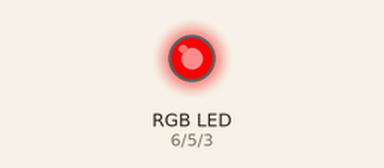
This sketch was run on a simulated Arduino Uno, built with avr-gcc and run on an emulated ATmega328P. Parts: an RGB LED mixed from three pins (HIGH = lit).

Above: at 0.5 s.
At 1.5 s:
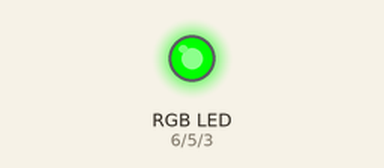
At 2.5 s:
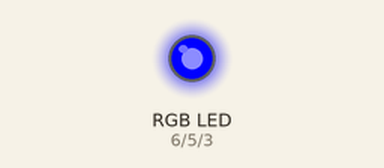
At 3.5 s:
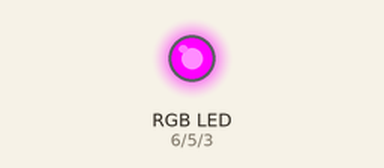
At 4.5 s:
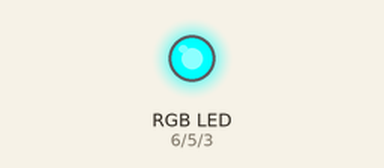
At 5.5 s:
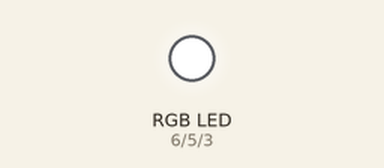
Timing chart, 0 to 7.8 s (numbered marks = the images above):
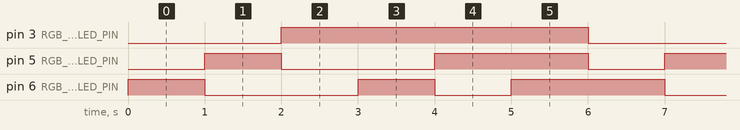

Measured:
- by itself, pin 3 (RGB_BLUE_LED_PIN): alternates HIGH for 4.0 s and LOW for 2.0 s
- by itself, pin 5 (RGB_GREEN_LED_PIN): repeats every 6.0 s: LOW 2.0 s, HIGH 2.0 s, LOW 1.0 s, HIGH 1.0 s
- by itself, pin 6 (RGB_RED_LED_PIN): repeats every 6.0 s: LOW 2.0 s, HIGH 1.0 s, LOW 1.0 s, HIGH 2.0 s

The sketch:

L5_RGB_LEDs.ino
```cpp
const int DELAY_MS = 1000; // delay for 1 sec between blinks
const int RGB_RED_LED_PIN = 6;
const int RGB_GREEN_LED_PIN = 5;
const int RGB_BLUE_LED_PIN = 3;

void setup() {
  // Set the red, green, and blue RGB LED pins as output
  pinMode(RGB_RED_LED_PIN, OUTPUT);
  pinMode(RGB_GREEN_LED_PIN, OUTPUT);
  pinMode(RGB_BLUE_LED_PIN, OUTPUT);
}

// Function expects either HIGH or LOW for each parameter
void setRgbLedColor(int red, int green, int blue) {
  digitalWrite(RGB_RED_LED_PIN, red);
  digitalWrite(RGB_GREEN_LED_PIN, green);
  digitalWrite(RGB_BLUE_LED_PIN, blue);
}

void loop() {
  // red
  setRgbLedColor(HIGH, LOW, LOW);
  delay(DELAY_MS);

  // green
  setRgbLedColor(LOW, HIGH, LOW);
  delay(DELAY_MS);

  // blue
  setRgbLedColor(LOW, LOW, HIGH);
  delay(DELAY_MS);

  // purple
  setRgbLedColor(255, LOW, HIGH);
  delay(DELAY_MS);

  // turquoise
  setRgbLedColor(LOW, HIGH, HIGH);
  delay(DELAY_MS);

  // white
  setRgbLedColor(HIGH, HIGH, HIGH);
  delay(DELAY_MS);
}
```
